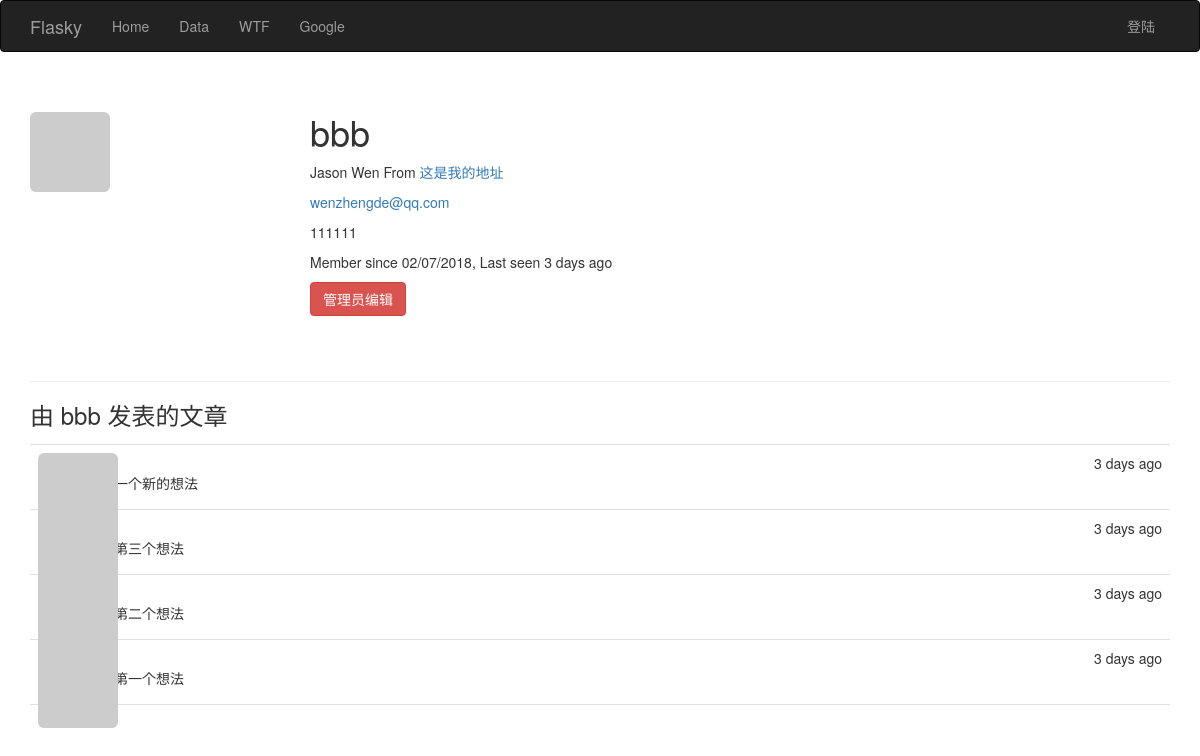
/user/bbb, run on an earlier commit of the app's database.
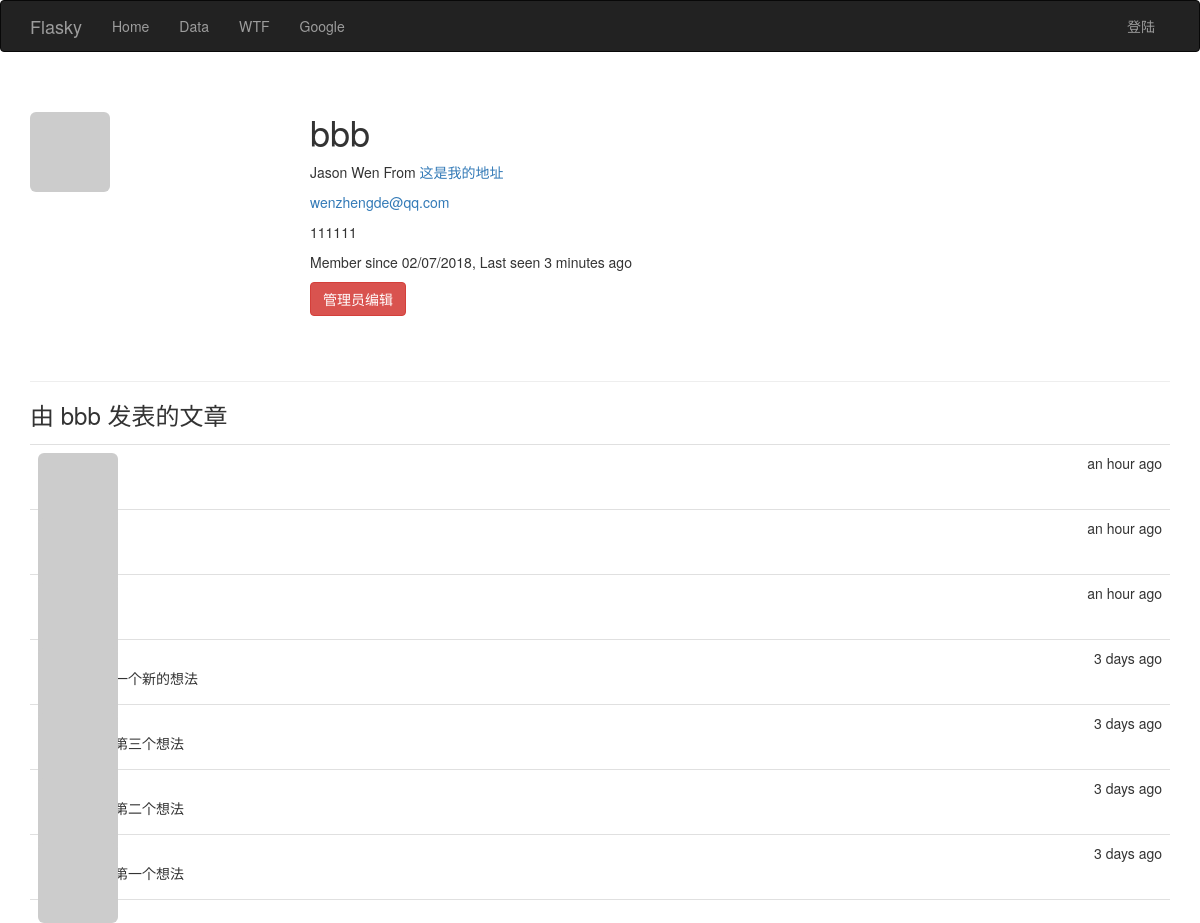
And on a later commit of the database.
### app/models.py (models this page shows, shortened)
class User(UserMixin,db.Model):
    __tablename__ = 'users'
    id = db.Column(db.Integer, primary_key=True)
    email = db.Column(db.String(64),unique=True,index=True)
    username = db.Column(db.String(64), unique=True, index=True)
    password_hash = db.Column(db.String(128))
    role_id = db.Column(db.Integer, db.ForeignKey('roles.id'))
    confirmed = db.Column(db.Boolean,default=False)
    name = db.Column(db.String(64))
    location = db.Column(db.String(64))
    about_me = db.Column(db.Text())
    member_since = db.Column(db.DateTime(),default=datetime.utcnow)
    last_seen = db.Column(db.DateTime(),default=datetime.utcnow)
    avatar_hash = db.Column(db.String(32))
    posts = db.relationship('Post',backref='author',lazy='dynamic')
    @property
    def password(self):
        raise AttributeError('password is not a readable attribute')
    def gravatar(self,size=100,default='identicon',rating='g'):
        if request.is_secure:
            url = 'https://secure.gravatar.com/avatar'
        else:
            url = 'http://www.gravatar.com/avatar'
        hash = self.avatar_hash
        return '{url}/{hash}?s={size}&d={default}&r={rating}'.format(url=url,hash=hash,size=size,default=default,rating=rating)

class Post(db.Model):
    __tablename__ = 'posts'
    id = db.Column(db.Integer,primary_key=True)
    body = db.Column(db.Text)
    timestamp = db.Column(db.DateTime,index=True,default=datetime.utcnow)
    author_id = db.Column(db.Integer,db.ForeignKey('users.id'))

### app/main/views.py (the view)
@main.route('/user/<username>')
def user(username):
    user = User.query.filter_by(username = username).first()
    if user is None:
        abort(404)
    posts = user.posts.order_by(Post.timestamp.desc()).all()
    return render_template('user.html',user=user,posts=posts)

### app/auth/views.py (called while the page is built)
@auth.before_app_request
def before_request():
    if current_user.is_authenticated:
        current_user.ping()
        if not current_user.confirmed and request.endpoint[:5] !='auth.':
            return  redirect(url_for('auth.unconfirmed'))

### app/main/__init__.py (called while the page is built)
@main.app_context_processor
def inject_permissions():
    return dict(Permission=Permission)

### app/templates/user.html (shortened to what this page needs)
{% extends "base.html" %}
{% block page_content %}
<div class="page-header">
    <img class="img-rounded profile-thumbnail" src="{{ user.gravatar(size=256) }}">
    <div class="profile-header">
        <h1>{{ user.username }}</h1>
        {% if user.name or user.location %}
        <p>
        {% if user.name %}
            {{ user.name }}
        {% endif %}
        {% if user.location %}
            From <a href="http://maps.google.com/?q={{ user.location }}">{{ user.location }}</a>
        {% endif %}
        </p>
    {% endif %}
    {% if current_user.is_administrator %}
    <p><a href="mailto:{{ user.email }}">{{ user.email }}</a> </p>
    {% endif %}
    {% if user.about_me %}<p>{{ user.about_me }}</p>
    {% endif %}
    <p>
        Member since {{ moment(user.member_since).format('L') }},
        Last seen {{ moment(user.last_seen).fromNow() }}
    </p>
    <p>
    {% if current_user.is_administrator %}
        <a class="btn btn-danger"
           href="{{ url_for('.edit_profile_admin',id=user.id) }}">
        管理员编辑
        </a>
    {% endif %}
    </p>
    </div>
</div>
    <h3>由 {{ user.username }} 发表的文章</h3>
    {% include '_posts.html' %}
{% endblock %}

### app/templates/base.html (shortened to what this page needs)
{% extends "bootstrap/base.html" %}
{% block head %}
{{ super() }}
    <link rel="stylesheet" type="text/css" href="{{ url_for('static', filename='styles.css') }}">
{% endblock %}
{% block navbar %}
<div class="navbar navbar-inverse" role="navigation">
    <div class="container">
        <div class="navbar-header">
            <a class="navbar-brand" href="/">Flasky</a>
        </div>
        <div class="navbar-collapse collapse">
            <ul class="nav navbar-nav">
                <li><a href="/">Home</a></li>
                <li><a href="/data">Data</a></li>
                <li><a href="/wtf">WTF</a></li>
                <li><a href="/redirect">Google</a></li>
            </ul>
            <ul class="nav navbar-nav navbar-right">
                {% if current_user.is_authenticated %}
                    <li class="dropdown">
                        <a href="#" class="dropdown-toggle" data-toggle="dropdown">{{ current_user.email }} <b class="caret"></b></a>
                        <ul class="dropdown-menu">
                            <li><a href="{{ url_for('main.user',username=current_user.username) }}">账号详情</a> </li>
                            <li><a href="{{ url_for('auth.change_password') }}">修改密码</a></li>
                            <li><a href="{{ url_for('auth.change_email_request') }}">修改Email地址</a></li>
                            <li><a href="{{ url_for('auth.logout') }}">退出</a></li>
                        </ul>
                    </li>
                {% else %}
                    <li><a href="{{ url_for('auth.login') }}">登陆</a></li>
                {% endif %}
        </div>
    </div>
</div>
{% endblock %}
{% block content %}
<div class="container">
    {% block page_content %}{% endblock %}
</div>
{% endblock %}

### app/templates/_posts.html
<ul class="posts">
    {% for post in posts %}
    <li class="post">
        <div class="post-thumbnail">
            <a href="{{ url_for('.user', username=post.author.username) }}">
                <img class="img-rounded profile-thumbnail" src="{{ post.author.gravatar(size=40) }}">
            </a>
        </div>
        <div class="post-content">
            <div class="post-date">{{ moment(post.timestamp).fromNow() }}</div>
            <div class="post-author"><a href="{{ url_for('.user', username=post.author.username) }}">{{ post.author.username }}</a></div>
            <div class="post-body">{{ post.body }}</div>
        </div>
    </li>
    {% endfor %}
</ul>

### app/static/styles.css (style rules this page uses)
.profile-thumbnail { position: absolute; }
.profile-header { min-height: 260px; margin-left: 280px; }
ul.posts { list-style-type: none; padding: 0px; margin: 16px 0px 0px 0px; border-top: 1px solid #e0e0e0; }
ul.posts li.post { padding: 8px; border-bottom: 1px solid #e0e0e0; }
div.post-date { float: right; }
div.post-author { font-weight: bold; }
div.post-thumbnail { position: absolute; }
div.post-content { margin-left: 48px; min-height: 48px; }

What changed in the data, as far as the page shows it:
changed User "bbb": last_seen "3 days ago" → "3 minutes ago"
added Post: timestamp "an hour ago"
added Post: timestamp "an hour ago"
added Post: timestamp "an hour ago"
